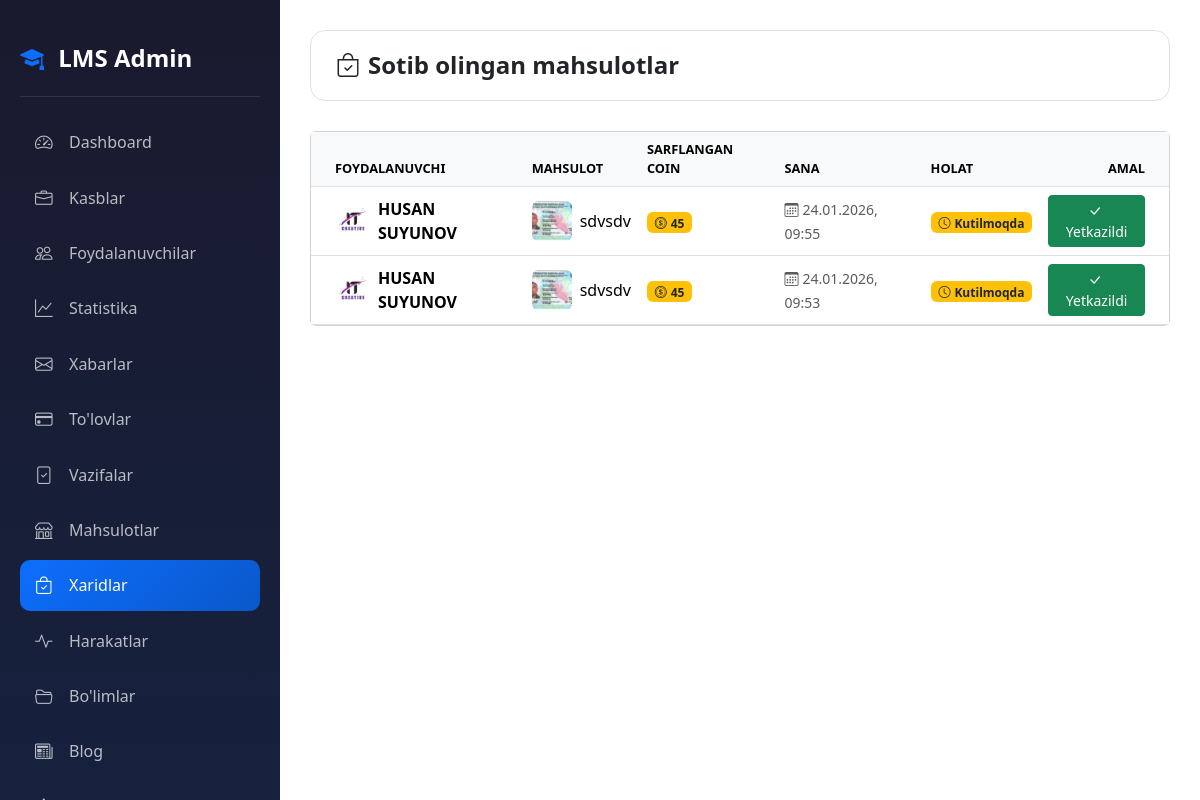
The page /dashboard/purchases/ (signed in) on the database its author committed.
### coin/models.py (models this page shows, shortened)
class ProductPurchase(models.Model):
    product = models.ForeignKey(Product, on_delete=models.CASCADE, related_name='purchases')
    user = models.ForeignKey(settings.AUTH_USER_MODEL, on_delete=models.CASCADE, related_name='purchases')
    coins_spent = models.PositiveIntegerField(verbose_name="Sarflangan coin")
    purchased_at = models.DateTimeField(auto_now_add=True)
    is_delivered = models.BooleanField(default=False, verbose_name="Yetkazildi")
    class Meta:
        ordering = ['-purchased_at']
        verbose_name = "Xarid"
        verbose_name_plural = "Xaridlar"

class Product(models.Model):
    name = models.CharField(max_length=200, verbose_name="Mahsulot nomi")
    description = models.TextField(verbose_name="Mahsulot haqida")
    image = models.ImageField(upload_to='products/', verbose_name="Rasm")
    coin_price = models.PositiveIntegerField(verbose_name="Narxi (Coin)")
    stock = models.PositiveIntegerField(default=0, verbose_name="Omborda")
    is_active = models.BooleanField(default=True, verbose_name="Faol")
    created_at = models.DateTimeField(auto_now_add=True)
    class Meta:
        ordering = ['-created_at']
        verbose_name = "Mahsulot"
        verbose_name_plural = "Mahsulotlar"

### accounts/models.py (models this page shows, shortened)
class CustomUser(AbstractUser):
    ROLE_CHOICES = (
        ('admin', 'Admin'),
        ('teacher', "O'qituvchi"),
        ('student', "O'quvchi"),
    )
    first_name = models.CharField(max_length=100, verbose_name="Ism")
    last_name = models.CharField(max_length=100, verbose_name="Familiya")
    phone = models.CharField(max_length=20, unique=True, verbose_name="Telefon raqam")
    role = models.CharField(
        max_length=20,
        choices=ROLE_CHOICES,
        default='student',
        verbose_name="Rol"
    )
    photo = models.ImageField(
        upload_to='profiles/',
        blank=True,
        null=True,
        verbose_name="Profil rasmi"
    )
    profession = models.ForeignKey(
        'Profession',
        on_delete=models.SET_NULL,
        null=True,
        blank=True,
        related_name='students',
        verbose_name="Yo'nalish"
    )
    is_blocked = models.BooleanField(default=False, verbose_name="Bloklangan")
    last_activity = models.DateTimeField(null=True, blank=True, verbose_name="Oxirgi faollik")
    bio = models.TextField(blank=True, null=True, verbose_name="O'zi haqida")
    coins = models.IntegerField(default=0, verbose_name="Coinlar")
    total_online_time = models.IntegerField(default=0, verbose_name="Jami online vaqt (daqiqa)")
    address = models.CharField(max_length=300, blank=True, null=True, verbose_name="Yashash manzili")
    birth_date = models.DateField(null=True, blank=True, verbose_name="Tug'ilgan kuni")
    id_card = models.FileField(
        upload_to='documents/id_cards/',
        blank=True,
        null=True,
        verbose_name="ID karta / Pasport"
    )
    birth_certificate = models.FileField(
        upload_to='documents/birth_certificates/',
        blank=True,
        null=True,
        verbose_name="Tug'ilganlik haqida guvohnoma"
    )
    @property
    def is_admin(self):
        return self.role == 'admin'
    @property
    def full_name(self):
        return f"{self.first_name} {self.last_name}".strip()
    class Meta:
        verbose_name = "Foydalanuvchi"
        verbose_name_plural = "Foydalanuvchilar"

### coin/views.py (the view)
# urls.py: path('dashboard/purchases/', views.admin_purchases, name='admin_purchases'),
@login_required
def admin_purchases(request):
    if not request.user.is_admin:
        return redirect('home')
    purchases = ProductPurchase.objects.all().select_related('product', 'user')
    return render(request, 'coin/admin/purchases.html', {'purchases': purchases})

### accounts/management/commands/check_birthdays.py (called while the page is built, shortened)
    def handle(self, *args, **kwargs):
        today = timezone.now().date()
        users = CustomUser.objects.filter(birth_date__day=today.day, birth_date__month=today.month)
        if not users.exists():
            self.stdout.write(self.style.SUCCESS('No birthdays today.'))
            return

### coin/templates/coin/admin/purchases.html (shortened to what this page needs)
{% extends 'accounts/admin/base_admin.html' %}
{% block admin_content %}
<div class="top-bar">
    <h1 class="page-title"><i class="bi bi-bag-check me-2"></i>Sotib olingan mahsulotlar</h1>
</div>
<div class="card">
        <div class="card-body p-0">
            <div class="table-responsive">
                <table class="table table-hover mb-0">
                    <thead class="table-light">
                        <tr>
                            <th class="ps-4">Foydalanuvchi</th>
                            <th>Mahsulot</th>
                            <th>Sarflangan coin</th>
                            <th>Sana</th>
                            <th>Holat</th>
                            <th class="text-end pe-4">Amal</th>
                        </tr>
                    </thead>
                    <tbody>
                        {% for purchase in purchases %}
                        <tr>
                            <td class="ps-4 align-middle">
                                <div class="d-flex align-items-center gap-2">
                                    {% if purchase.user.photo %}
                                    <img src="{{ purchase.user.photo.url }}" class="rounded-circle" width="35" height="35" style="object-fit: cover;">
                                    {% else %}
                                    <div class="rounded-circle bg-light d-flex align-items-center justify-content-center" style="width: 35px; height: 35px;">
                                        <i class="bi bi-person-fill text-muted"></i>
                                    </div>
                                    {% endif %}
                                    <span class="fw-bold">{{ purchase.user.full_name }}</span>
                                </div>
                            </td>
                            <td class="align-middle">
                                <div class="d-flex align-items-center gap-2">
                                    {% if purchase.product.image %}
                                    <img src="{{ purchase.product.image.url }}" class="rounded" width="40" height="40" style="object-fit: cover;">
                                    {% endif %}
                                    <span>{{ purchase.product.name }}</span>
                                </div>
                            </td>
                            <td class="align-middle">
                                <span class="badge bg-warning text-dark">
                                    <i class="bi bi-coin me-1"></i>{{ purchase.coins_spent }}
                                </span>
                            </td>
                            <td class="align-middle">
                                <small class="text-muted">
                                    <i class="bi bi-calendar3 me-1"></i>{{ purchase.purchased_at|date:"d.m.Y, H:i" }}
                                </small>
                            </td>
                            <td class="align-middle">
                                {% if purchase.is_delivered %}
                                <span class="badge bg-success">
                                    <i class="bi bi-check-circle me-1"></i>Yetkazilgan
                                </span>
                                {% else %}
                                <span class="badge bg-warning text-dark">
                                    <i class="bi bi-clock me-1"></i>Kutilmoqda
                                </span>
                                {% endif %}
                            </td>
                            <td class="align-middle text-end pe-4">
                                {% if not purchase.is_delivered %}
                                <form method="post" action="{% url 'coin:admin_mark_delivered' purchase.pk %}" class="d-inline">
                                    <button type="submit" class="btn btn-sm btn-success">
                                        <i class="bi bi-check-lg me-1"></i>Yetkazildi
                                    </button>
                                </form>
                                {% else %}
                                <span class="text-success">
                                    <i class="bi bi-check-circle-fill"></i>
                                </span>
                                {% endif %}
                            </td>
                        </tr>
                        {% endfor %}
                    </tbody>
                </table>
            </div>
        </div>
</div>
{% endblock %}

### static/css/base_admin.css (style rules this page uses)
:root { --primary-blue: #0d6efd; --dark-blue: #0a58ca; --primary-black: #212529; }
[data-bs-theme="light"] { --bg-color: #f0f2f5; --card-bg: #ffffff; --text-color: #212529; --border-color: #dee2e6; --sidebar-bg: #1a1a2e; --sidebar-text: #ffffff; }
body { background-color: var(--bg-color); color: var(--text-color); min-height: 100vh; transition: all 0.3s ease; }
.top-bar { display: flex; justify-content: space-between; align-items: center; margin-bottom: 30px; padding: 20px 25px; background-color: var(--card-bg); border-radius: 15px; border: 1px solid var(--border-color); }
.page-title { font-size: 1.5rem; font-weight: 700; color: var(--text-color); margin: 0; }
.card { background-color: var(--card-bg); border: 1px solid var(--border-color); border-radius: 15px; }
.table { color: var(--text-color); }
.table th { border-color: var(--border-color); font-weight: 600; color: #6c757d; text-transform: uppercase; font-size: 0.8rem; }
.table td { border-color: var(--border-color); vertical-align: middle; }

### rows shown on the page
ProductPurchase: user.photo (picture), user.full_name "HUSAN SUYUNOV", product.image (picture), product.name "sdvsdv", coins_spent "45", purchased_at "24.01.2026, 09:55", is_delivered False (drawn)
ProductPurchase: user.photo (picture), user.full_name "HUSAN SUYUNOV", product.image (picture), product.name "sdvsdv", coins_spent "45", purchased_at "24.01.2026, 09:53", is_delivered False (drawn)
